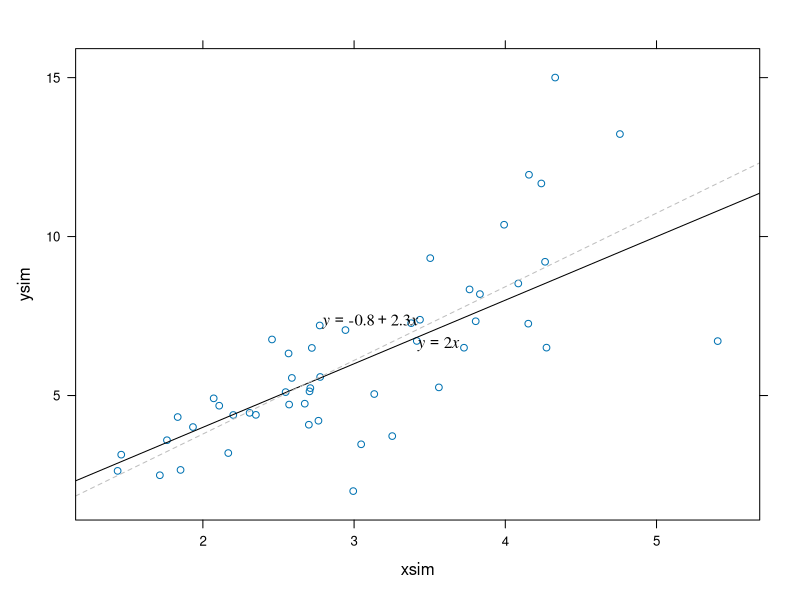
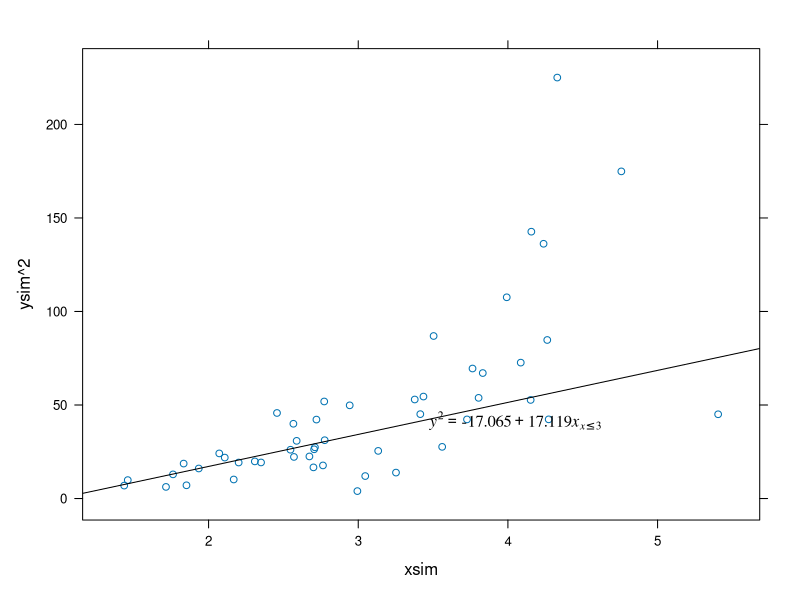
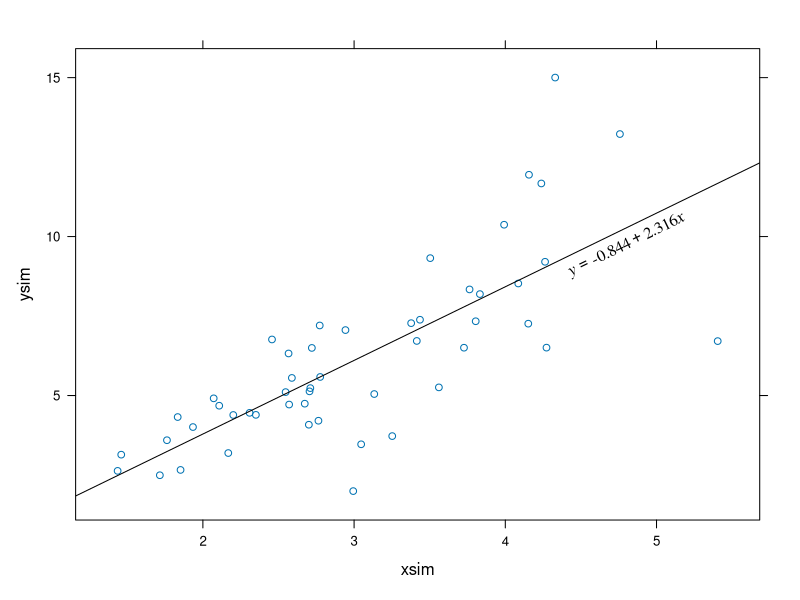
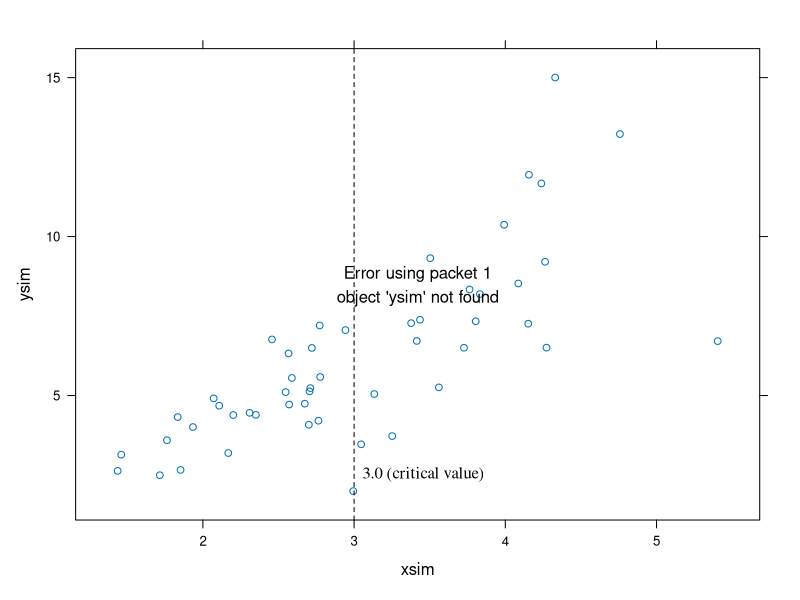
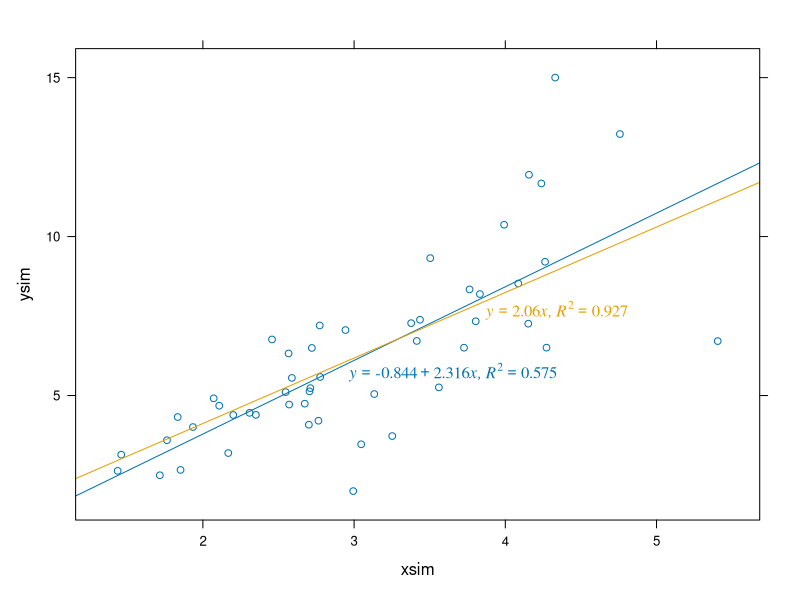
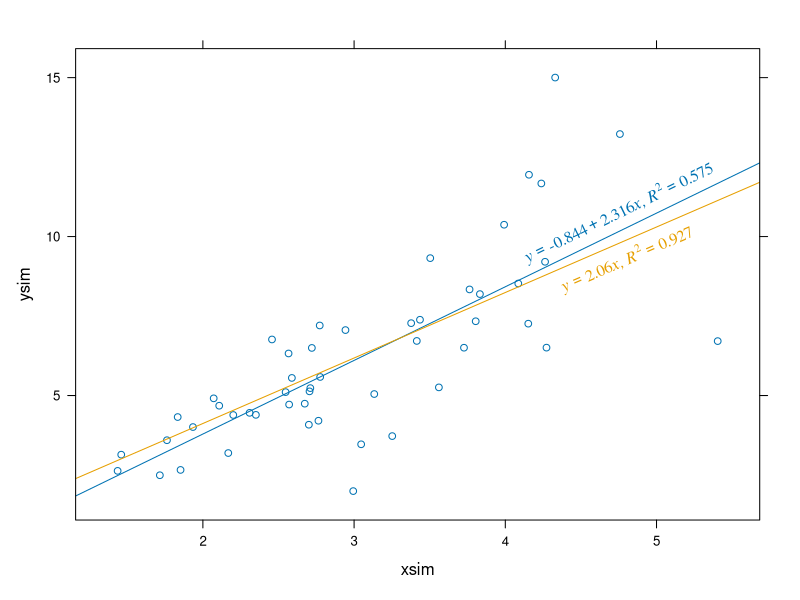
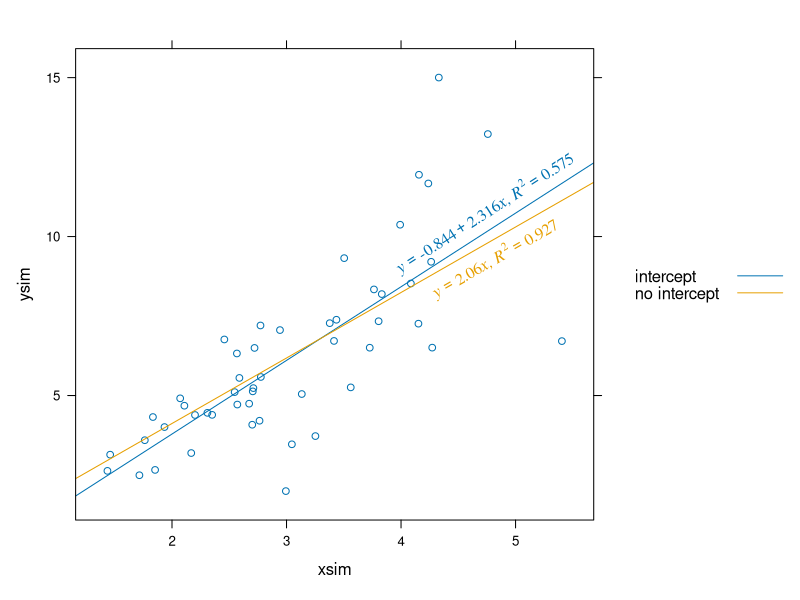

Write the R code that produced these figures, in order.
library(latticeExtra)


### Name: panel.lmlineq
### Title: Draw a line with a label, by default its equation
### Aliases: panel.lmlineq panel.ablineq
### Keywords: aplot

### ** Examples

set.seed(0)
xsim <- rnorm(50, mean = 3)
ysim <- (0 + 2 * xsim) * (1 + rnorm(50, sd = 0.3))

## basic use as a panel function
xyplot(ysim ~ xsim, panel = function(x, y, ...) {
  panel.xyplot(x, y, ...)
  panel.ablineq(a = 0, b = 2, adj = c(0,1))
  panel.lmlineq(x, y, adj = c(1,0), lty = 2,
                col.line = "grey", digits = 1)
})

## using layers:
xyplot(ysim^2 ~ xsim) +
  layer(panel.ablineq(lm(y ~ x, subset = x <= 3),
    varNames = alist(y = y^2, x = x[x <= 3]), pos = 4))

## rotated equation (depends on device aspect at plotting time)
xyplot(ysim ~ xsim) +
  layer(panel.ablineq(lm(y ~ x), rotate = TRUE, at = 0.8))

## horizontal and vertical lines
xyplot(ysim ~ xsim) +
  layer(panel.ablineq(v = 3, pos = 4, at = 0.1, lty = 2,
                      label = "3.0 (critical value)")) +
  layer(panel.ablineq(h = mean(ysim), pos = 3, at = 0.15, lty = 2,
                      varNames = alist(y = plain(mean)(y))))

## using layer styles, r.squared
xyplot(ysim ~ xsim) +
  layer(panel.ablineq(lm(y ~ x), r.sq = TRUE,
                      at = 0.4, adj=0:1), style = 1) +
  layer(panel.ablineq(lm(y ~ x + 0), r.sq = TRUE,
                      at = 0.6, adj=0:1), style = 2)

## alternative placement of equations
xyplot(ysim ~ xsim) +
  layer(panel.ablineq(lm(y ~ x), r.sq = TRUE, rot = TRUE,
                      at = 0.8, pos = 3), style = 1) +
  layer(panel.ablineq(lm(y ~ x + 0), r.sq = TRUE, rot = TRUE,
                      at = 0.8, pos = 1), style = 2)

update(trellis.last.object(),
  auto.key = list(text = c("intercept", "no intercept"),
                  points = FALSE, lines = TRUE))
